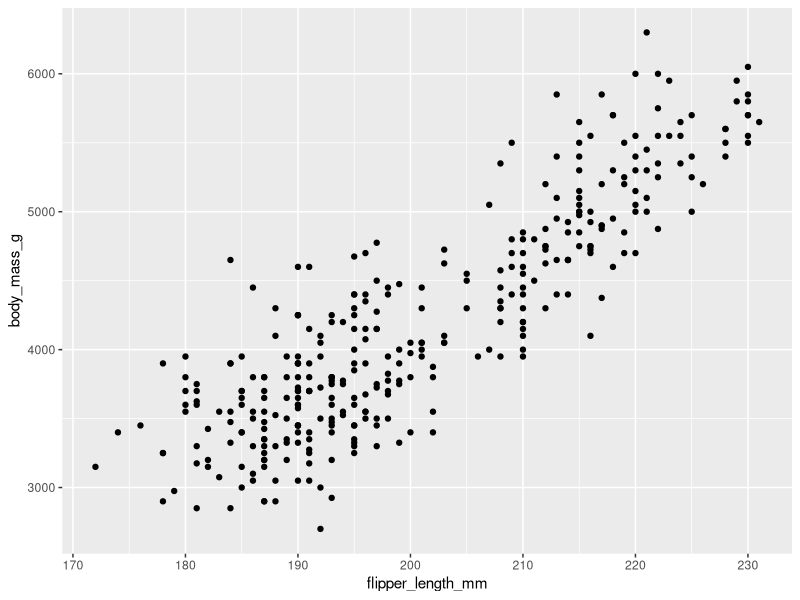
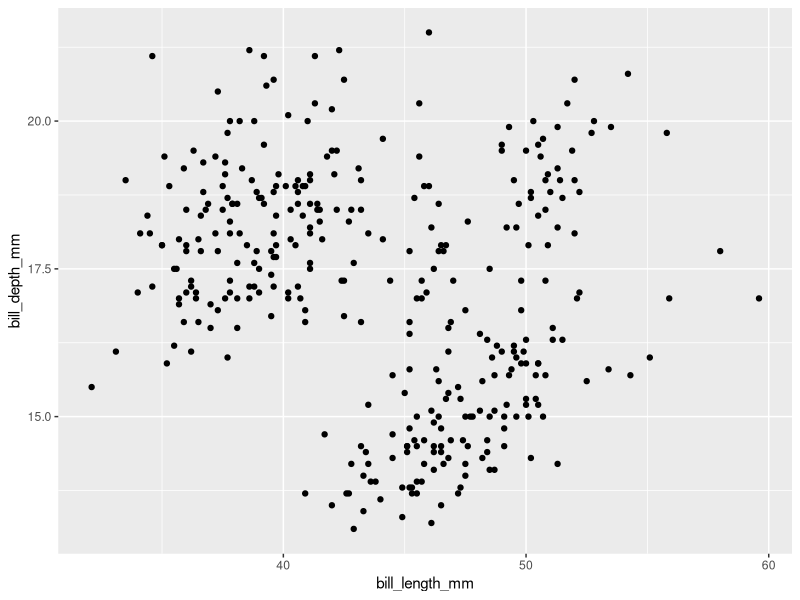
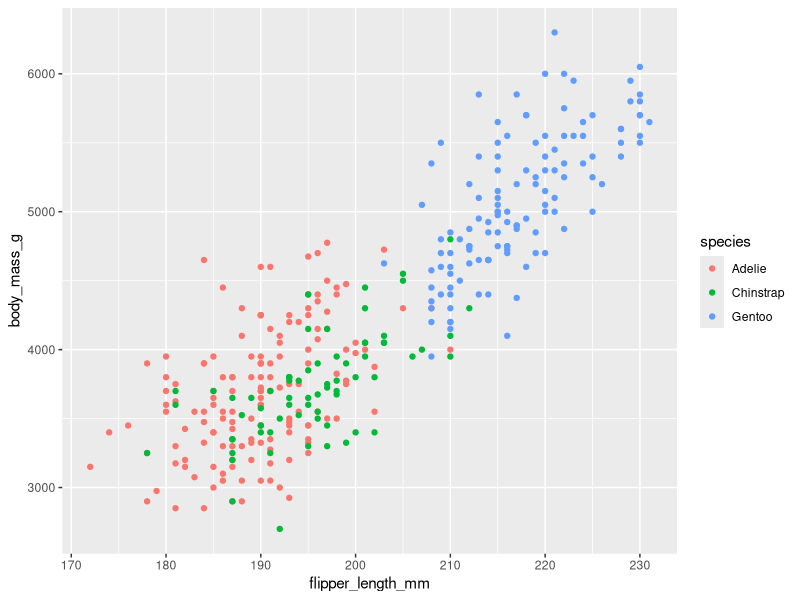
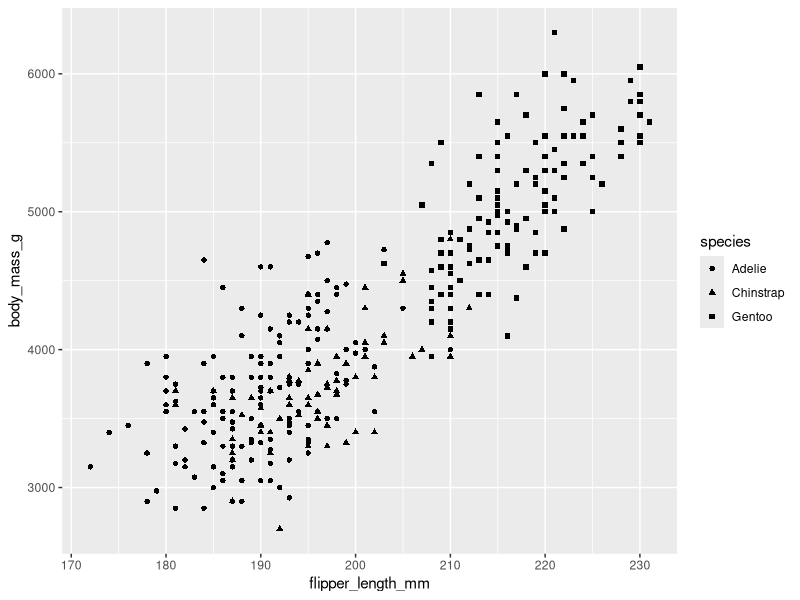
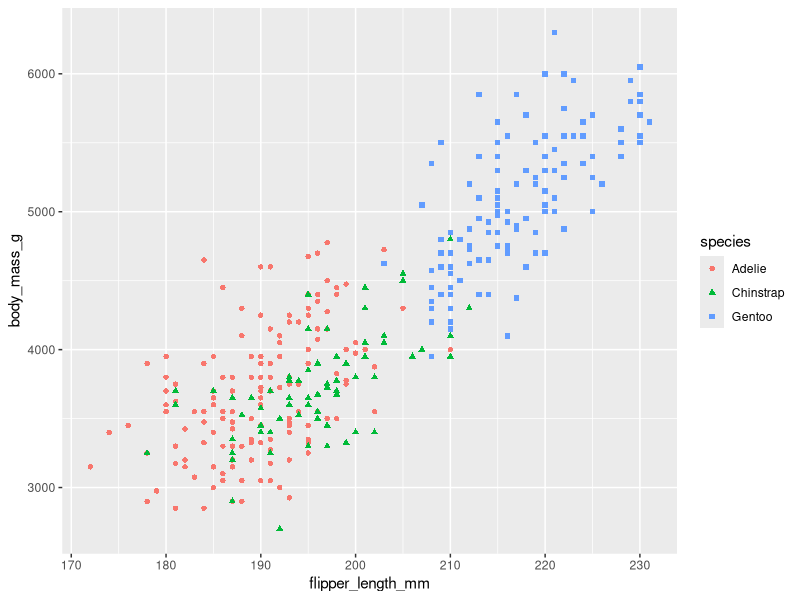
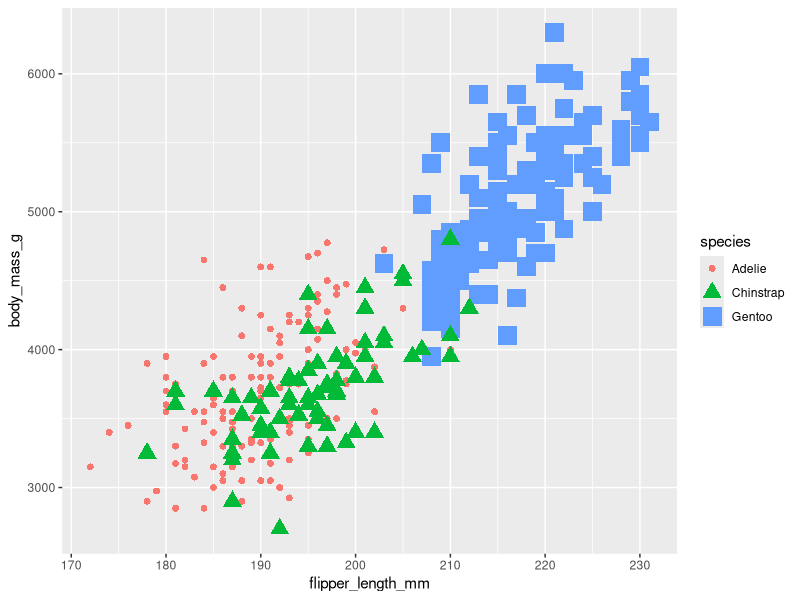
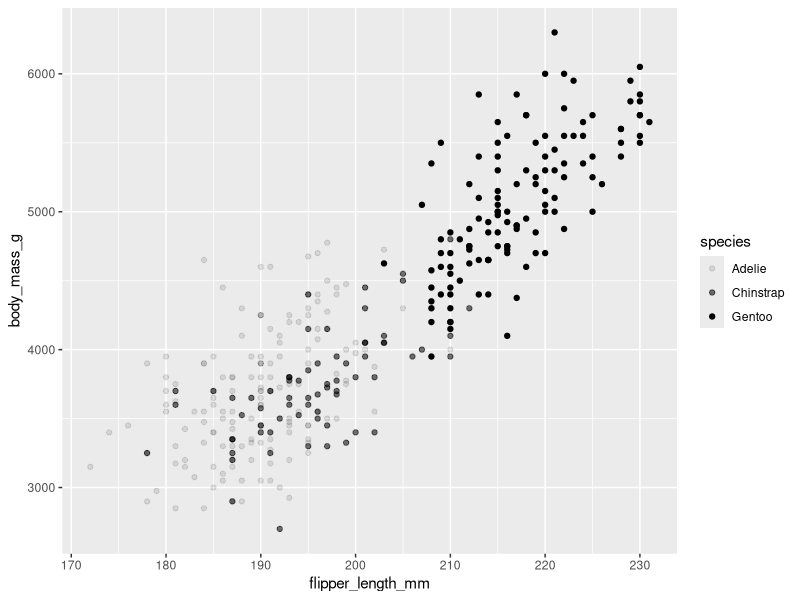
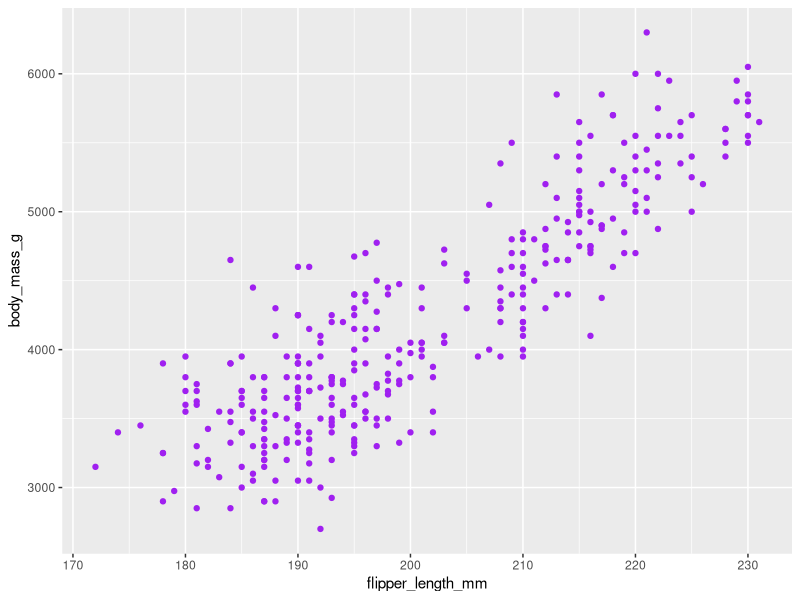

The R source for these figures, in order:
library(ggplot2)
library(palmerpenguins)
ggplot(data=penguins)+geom_point(mapping=aes(x=flipper_length_mm,y=body_mass_g))
ggplot(data=penguins)+geom_point(mapping=aes(x=bill_length_mm,y=bill_depth_mm))
ggplot(data=penguins)+geom_point(mapping=aes(x=flipper_length_mm,y=body_mass_g,color=species))
ggplot(data=penguins)+geom_point(mapping=aes(x=flipper_length_mm,y=body_mass_g,shape=species))
ggplot(data=penguins)+geom_point(mapping=aes(x=flipper_length_mm,y=body_mass_g,color=species,shape=species))
ggplot(data=penguins)+geom_point(mapping=aes(x=flipper_length_mm,y=body_mass_g,color=species,shape=species,size=species))
ggplot(data=penguins)+geom_point(mapping=aes(x=flipper_length_mm,y=body_mass_g,alpha=species))
ggplot(data=penguins)+geom_point(mapping=aes(x=flipper_length_mm,y=body_mass_g),color="purple")


#run this code line by line to know the difference of each function
